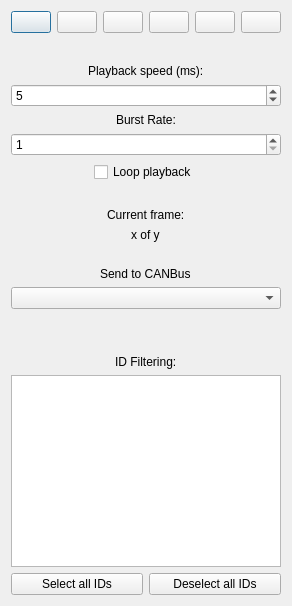
<?xml version="1.0" encoding="UTF-8"?>
<ui version="4.0">
 <class>FramePlaybackWindow</class>
 <widget class="QDialog" name="FramePlaybackWindow">
  <property name="geometry">
   <rect>
    <x>0</x>
    <y>0</y>
    <width>257</width>
    <height>606</height>
   </rect>
  </property>
  <property name="windowTitle">
   <string>Playback</string>
  </property>
  <layout class="QVBoxLayout" name="verticalLayout">
   <item>
    <layout class="QHBoxLayout" name="horizontalLayout">
     <item>
      <widget class="QPushButton" name="btnStepBack">
       <property name="text">
        <string/>
       </property>
       <property name="icon">
        <iconset resource="icons.qrc">
         <normaloff>:/icons/images/NavBack.png</normaloff>:/icons/images/NavBack.png</iconset>
       </property>
      </widget>
     </item>
     <item>
      <widget class="QPushButton" name="btnPause">
       <property name="text">
        <string/>
       </property>
       <property name="icon">
        <iconset resource="icons.qrc">
         <normaloff>:/icons/images/PauseHS.png</normaloff>:/icons/images/PauseHS.png</iconset>
       </property>
      </widget>
     </item>
     <item>
      <widget class="QPushButton" name="btnPlayReverse">
       <property name="text">
        <string/>
       </property>
       <property name="icon">
        <iconset resource="icons.qrc">
         <normaloff>:/icons/images/ReverseHS.png</normaloff>:/icons/images/ReverseHS.png</iconset>
       </property>
      </widget>
     </item>
     <item>
      <widget class="QPushButton" name="btnStop">
       <property name="text">
        <string/>
       </property>
       <property name="icon">
        <iconset resource="icons.qrc">
         <normaloff>:/icons/images/StopHS.png</normaloff>:/icons/images/StopHS.png</iconset>
       </property>
      </widget>
     </item>
     <item>
      <widget class="QPushButton" name="btnPlay">
       <property name="text">
        <string/>
       </property>
       <property name="icon">
        <iconset resource="icons.qrc">
         <normaloff>:/icons/images/PlayHS.png</normaloff>:/icons/images/PlayHS.png</iconset>
       </property>
      </widget>
     </item>
     <item>
      <widget class="QPushButton" name="btnStepForward">
       <property name="text">
        <string/>
       </property>
       <property name="icon">
        <iconset resource="icons.qrc">
         <normaloff>:/icons/images/NavForward.png</normaloff>:/icons/images/NavForward.png</iconset>
       </property>
      </widget>
     </item>
    </layout>
   </item>
   <item>
    <spacer name="verticalSpacer_4">
     <property name="orientation">
      <enum>Qt::Vertical</enum>
     </property>
     <property name="sizeType">
      <enum>QSizePolicy::Preferred</enum>
     </property>
     <property name="sizeHint" stdset="0">
      <size>
       <width>20</width>
       <height>25</height>
      </size>
     </property>
    </spacer>
   </item>
   <item alignment="Qt::AlignHCenter">
    <widget class="QLabel" name="label">
     <property name="text">
      <string>Playback speed (ms):</string>
     </property>
    </widget>
   </item>
   <item>
    <widget class="QSpinBox" name="spinPlaySpeed">
     <property name="minimum">
      <number>0</number>
     </property>
     <property name="maximum">
      <number>1000</number>
     </property>
     <property name="value">
      <number>5</number>
     </property>
    </widget>
   </item>
   <item alignment="Qt::AlignHCenter">
    <widget class="QLabel" name="label_3">
     <property name="text">
      <string>Burst Rate:</string>
     </property>
    </widget>
   </item>
   <item>
    <widget class="QSpinBox" name="spinBurstSpeed">
     <property name="minimum">
      <number>1</number>
     </property>
     <property name="maximum">
      <number>8</number>
     </property>
     <property name="value">
      <number>1</number>
     </property>
    </widget>
   </item>
   <item alignment="Qt::AlignHCenter">
    <widget class="QCheckBox" name="cbLoop">
     <property name="text">
      <string>Loop playback</string>
     </property>
    </widget>
   </item>
   <item>
    <spacer name="verticalSpacer">
     <property name="orientation">
      <enum>Qt::Vertical</enum>
     </property>
     <property name="sizeType">
      <enum>QSizePolicy::Preferred</enum>
     </property>
     <property name="sizeHint" stdset="0">
      <size>
       <width>10</width>
       <height>20</height>
      </size>
     </property>
    </spacer>
   </item>
   <item alignment="Qt::AlignHCenter">
    <widget class="QLabel" name="label_2">
     <property name="text">
      <string>Current frame:</string>
     </property>
    </widget>
   </item>
   <item alignment="Qt::AlignHCenter">
    <widget class="QLabel" name="lblPosition">
     <property name="text">
      <string>x of y</string>
     </property>
    </widget>
   </item>
   <item>
    <spacer name="verticalSpacer_2">
     <property name="orientation">
      <enum>Qt::Vertical</enum>
     </property>
     <property name="sizeType">
      <enum>QSizePolicy::Preferred</enum>
     </property>
     <property name="sizeHint" stdset="0">
      <size>
       <width>20</width>
       <height>20</height>
      </size>
     </property>
    </spacer>
   </item>
   <item alignment="Qt::AlignHCenter">
    <widget class="QLabel" name="label_4">
     <property name="text">
      <string>Send to CANBus</string>
     </property>
    </widget>
   </item>
   <item>
    <widget class="QComboBox" name="comboCANBus"/>
   </item>
   <item>
    <spacer name="verticalSpacer_3">
     <property name="orientation">
      <enum>Qt::Vertical</enum>
     </property>
     <property name="sizeType">
      <enum>QSizePolicy::Preferred</enum>
     </property>
     <property name="sizeHint" stdset="0">
      <size>
       <width>20</width>
       <height>40</height>
      </size>
     </property>
    </spacer>
   </item>
   <item alignment="Qt::AlignHCenter">
    <widget class="QLabel" name="label_5">
     <property name="text">
      <string>ID Filtering:</string>
     </property>
    </widget>
   </item>
   <item>
    <widget class="QListWidget" name="listID"/>
   </item>
   <item>
    <layout class="QHBoxLayout" name="horizontalLayout_3">
     <item>
      <widget class="QPushButton" name="btnSelectAll">
       <property name="text">
        <string>Select all IDs</string>
       </property>
      </widget>
     </item>
     <item>
      <widget class="QPushButton" name="btnSelectNone">
       <property name="text">
        <string>Deselect all IDs</string>
       </property>
      </widget>
     </item>
    </layout>
   </item>
  </layout>
 </widget>
 <resources>
  <include location="icons.qrc"/>
 </resources>
 <connections/>
</ui>
